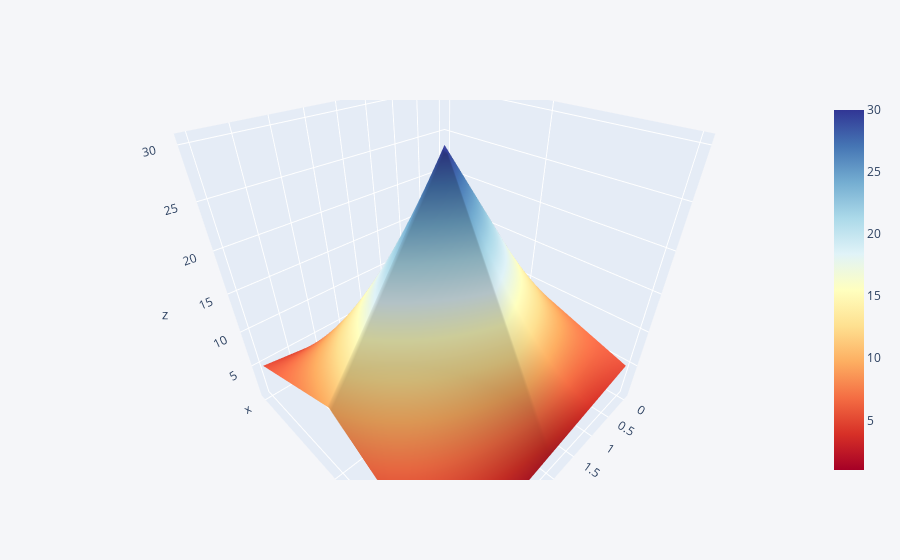

Notebook source saved alongside this figure:
### Code cell
df3.iplot(kind = "surface", colorscale = "rdylbu")

### Figure 1 — Plotly figure (JSON) as saved in the notebook; plotly's stock layout.template omitted (floating-point values rounded to 4 significant figures)
{"data": [{"colorscale": [[0, "rgb(165,0,38)"], [0.1, "rgb(215,48,39)"], [0.2, "rgb(244,109,67)"], [0.3, "rgb(253,174,97)"], [0.4, "rgb(254,224,144)"], [0.5, "rgb(255,255,191)"], [0.6, "rgb(224,243,248)"], [0.7, "rgb(171,217,233)"], [0.8, "rgb(116,173,209)"], [0.9, "rgb(69,117,180)"], [1, "rgb(49,54,149)"]], "type": "surface", "x": [0, 1, 2, 3, 4], "y": ["x", "y", "z"], "z": [[1, 2, 3, 4, 5], [10, 20, 30, 20, 10], [5, 4, 3, 2, 1]]}], "layout": {"autosize": true, "legend": {"bgcolor": "#F5F6F9", "font": {"color": "#4D5663"}}, "paper_bgcolor": "#F5F6F9", "plot_bgcolor": "#F5F6F9", "scene": {"aspectmode": "auto", "aspectratio": {"x": 1, "y": 1, "z": 1}, "camera": {"center": {"x": 0, "y": 0, "z": 0}, "eye": {"x": 0.8582, "y": 0.8582, "z": 0.8582}, "projection": {"type": "perspective"}, "up": {"x": 0, "y": 0, "z": 1}}}, "title": {"font": {"color": "#4D5663"}}, "xaxis": {"gridcolor": "#E1E5ED", "showgrid": true, "tickfont": {"color": "#4D5663"}, "title": {"font": {"color": "#4D5663"}, "text": ""}, "zerolinecolor": "#E1E5ED"}, "yaxis": {"gridcolor": "#E1E5ED", "showgrid": true, "tickfont": {"color": "#4D5663"}, "title": {"font": {"color": "#4D5663"}, "text": ""}, "zerolinecolor": "#E1E5ED"}}}
